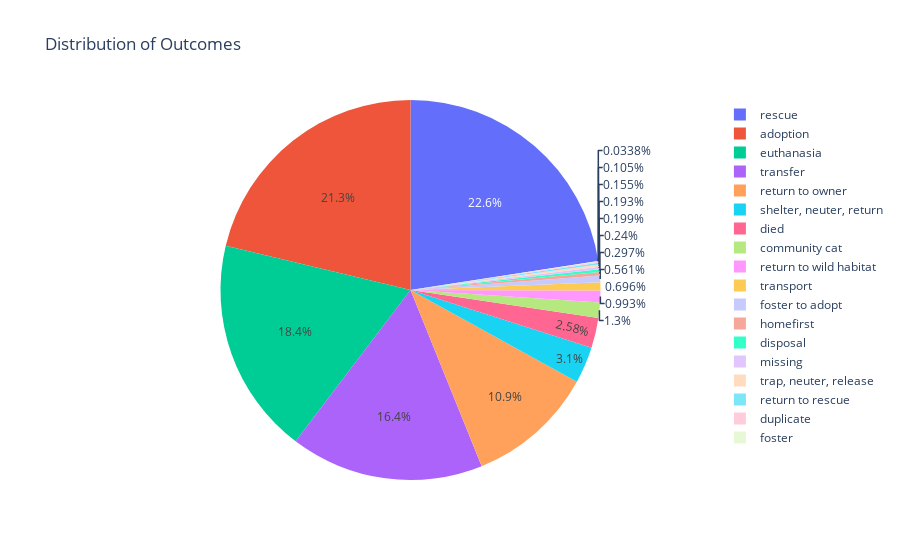

Here is the notebook cell this chart was saved with:
### Code cell
outcome_counts = df['outcome_type'].value_counts().reset_index()
outcome_counts.columns = ['outcome_type', 'count']
fig2 = px.pie(outcome_counts, names='outcome_type', values='count', title='Distribution of Outcomes')
fig2.show()

### Figure 1 — Plotly figure (JSON) as saved in the notebook; plotly's stock layout.template omitted (floating-point values rounded to 4 significant figures)
{"data": [{"domain": {"x": [0, 1], "y": [0, 1]}, "hovertemplate": "outcome_type=%{label}<br>count=%{value}<extra></extra>", "labels": ["rescue", "adoption", "euthanasia", "transfer", "return to owner", "shelter, neuter, return", "died", "community cat", "return to wild habitat", "transport", "foster to adopt", "homefirst", "disposal", "missing", "trap, neuter, release", "return to rescue", "duplicate", "foster"], "legendgroup": "", "name": "", "showlegend": true, "type": "pie", "values": [6680, 6290, 5451, 4869, 3214, 919, 763, 386, 294, 206, 166, 88, 71, 59, 57, 46, 31, 10]}], "layout": {"legend": {"tracegroupgap": 0}, "title": {"text": "Distribution of Outcomes"}}}
